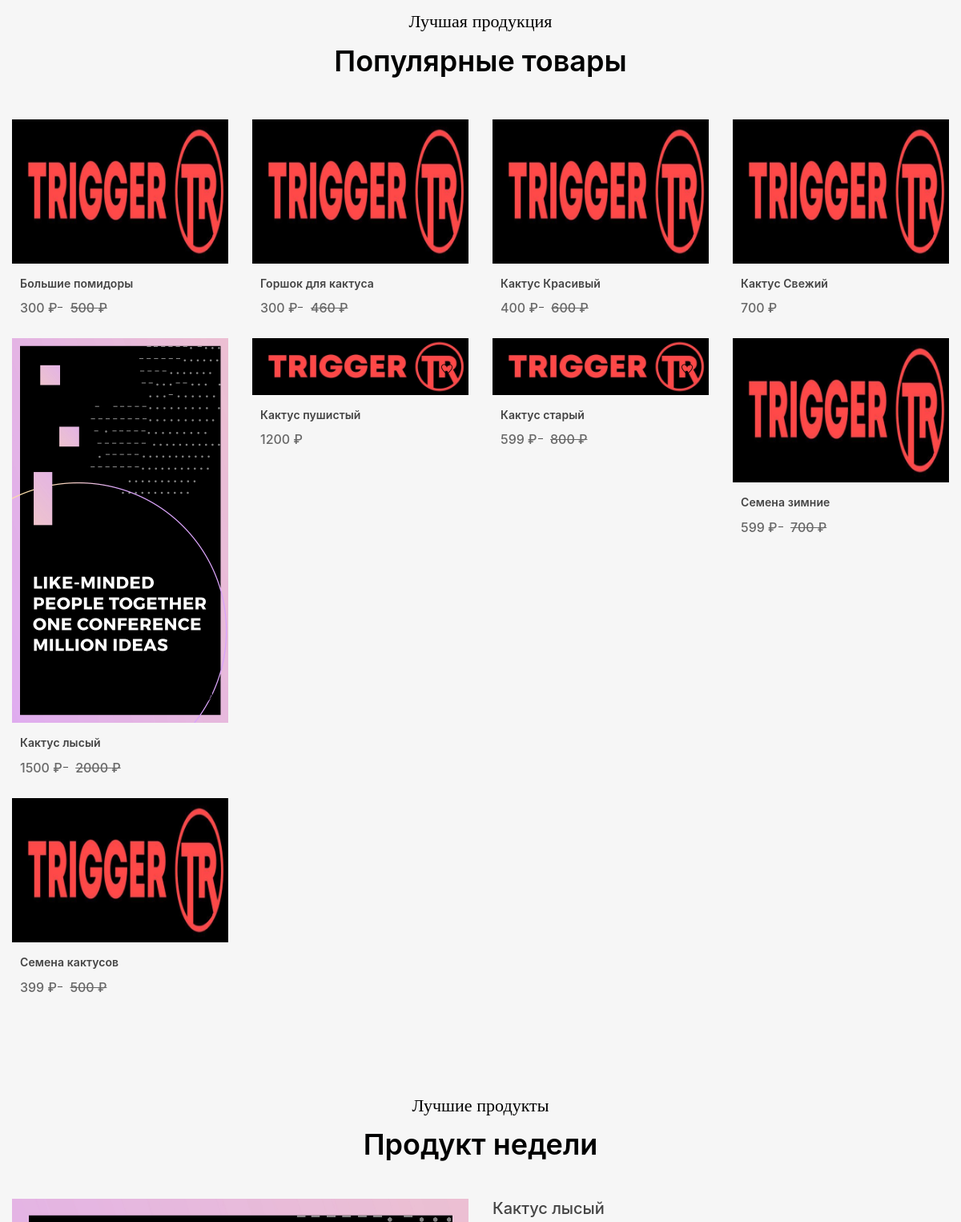
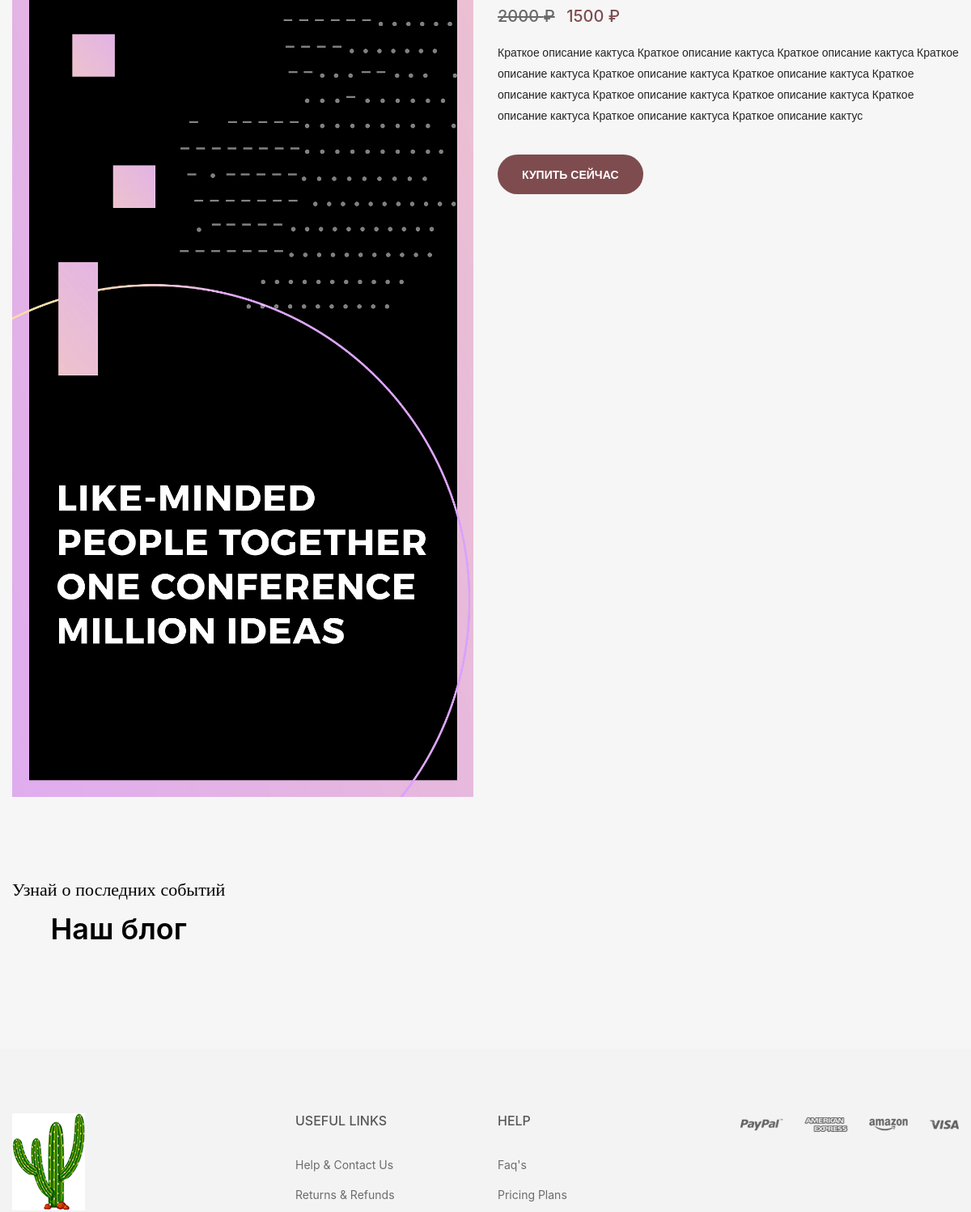
The app's page / (middle part), older data (2 pictures, top to bottom).
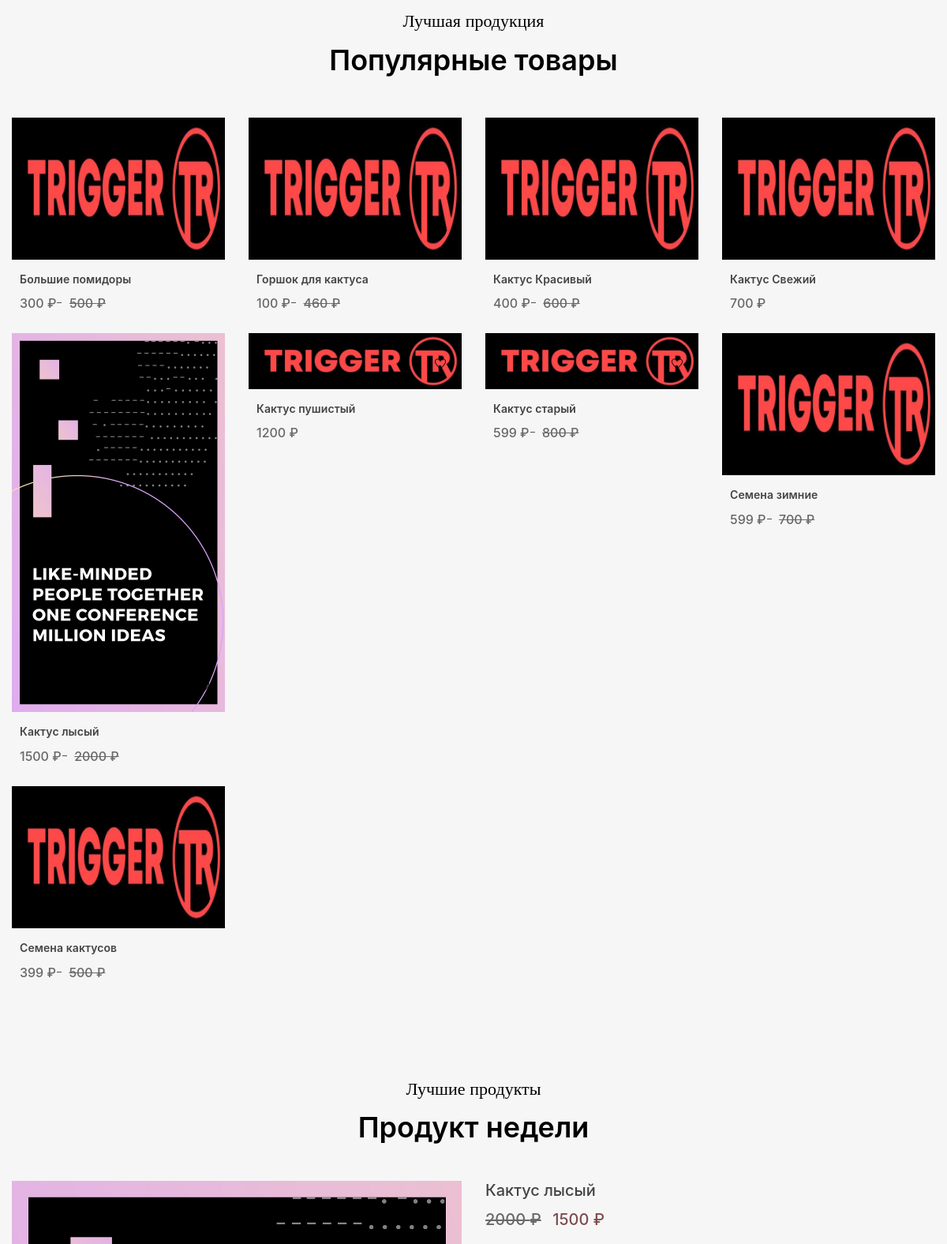
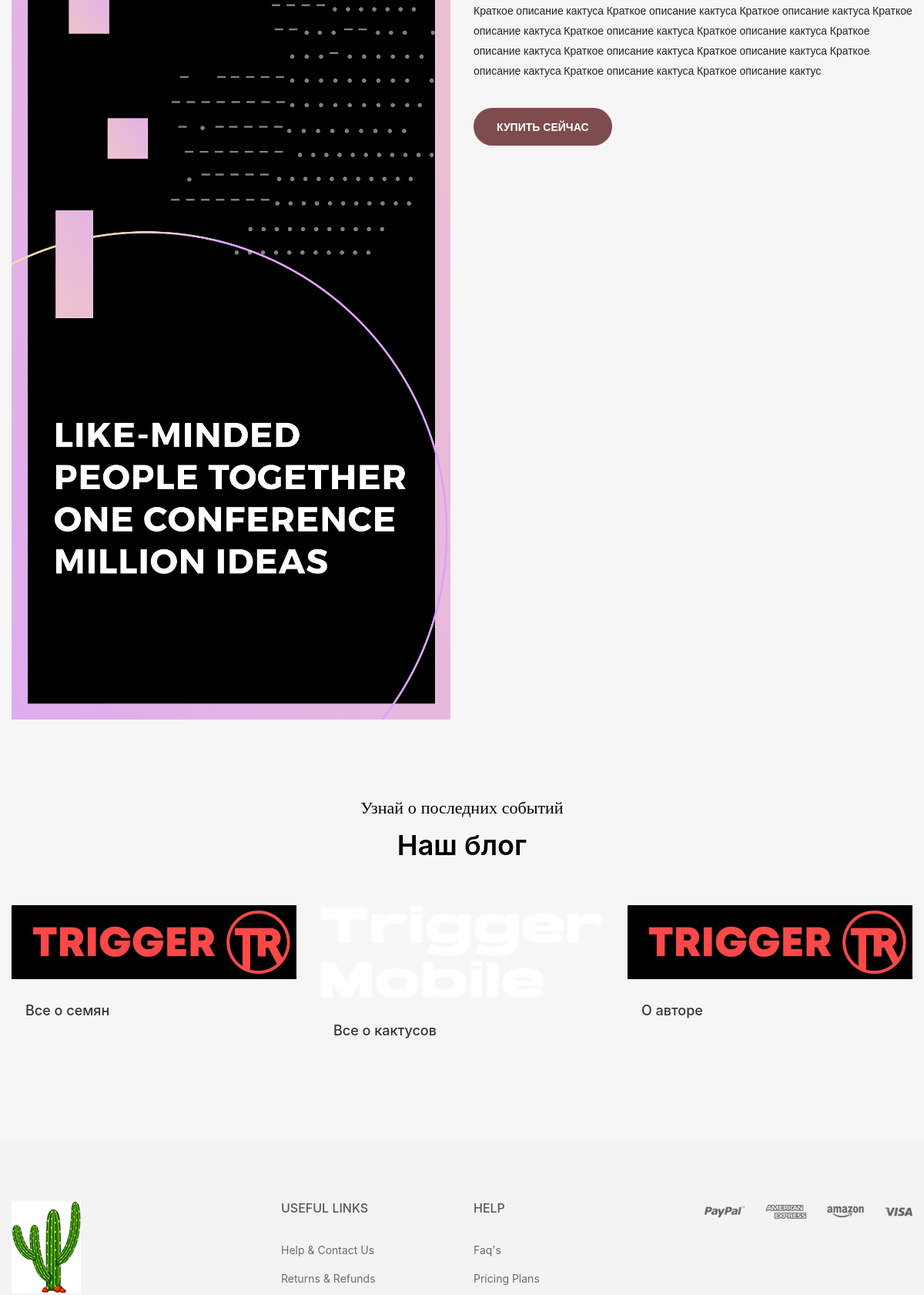
The same page, newer data (2 pictures, top to bottom).
### main/models.py (models this page shows, shortened)
class Product(models.Model):
    class Meta:
        verbose_name = 'Продукт'
        verbose_name_plural = 'Продукты'
    name = models.CharField(verbose_name='Наименование', max_length=155)
    categories = models.ForeignKey(Categories, verbose_name='Категория', on_delete=models.PROTECT)
    photo = models.ImageField(verbose_name='Фотография', upload_to='photo/products/%Y/%m/%d/')
    old_price = models.IntegerField(verbose_name='Старая цена', default=0)
    price = models.IntegerField(verbose_name='Актуальная цена')
    description = models.TextField(verbose_name='Краткое описание продукта(300 символов)', default=' ', max_length=300)
    full_text = models.TextField(verbose_name='Полное описание продукта', default=' ')
    count_product = models.IntegerField(verbose_name='Остаток продукции', )
    is_active = models.BooleanField(verbose_name='Опубликовано')
    popular = models.BooleanField(verbose_name='Отображение на главной странице(может быть кратное 4)', default=False)
    product_of_the_day = models.BooleanField(verbose_name='Товар дня(может быть только один)', default=False)

class CategoriesBlog(models.Model):
    class Meta:
        verbose_name = 'Категория влога'
        verbose_name_plural = 'Категории влогов'
    name = models.CharField(verbose_name='Наименование', max_length=155)
    image = models.ImageField(verbose_name='Фотография', upload_to='photo/CategoriesBlog/%Y/%m/%d/')

### main/views.py (the view)
# urls.py: path('', show_landing, name='landing'),
def show_landing(req):
    data = {
        'name_page': 'Главная',
        'categories': Categories.objects.order_by('name'),
        'products': Product.objects.order_by('name'),
        'blogs': CategoriesBlog.objects.all()
    }
    return render(req, 'main/landing.html', data)

### main/templates/main/landing.html (shortened to what the changed rows need)
{% load static %}
<!doctype html>
<html lang="en">
<head>
    <link rel="stylesheet" href='{% static "main/css/style.css" %}' type="text/css" />
    <link rel="stylesheet" href="{% static 'main/css/jquery-ui.css' %}">
    <link rel="stylesheet" href="{% static 'main/css/bootstrap.min.css' %}">
    <link rel="stylesheet" href="{% static 'main/css/meanmenu.min.css' %}">
    <link rel="stylesheet" href="{% static 'main/css/owl.carousel.min.css' %}">
    <link rel="stylesheet" href="{% static 'main/css/responsive.css' %}">
    <link rel="stylesheet" href="{% static 'main/css/simple-line-icons.css' %}">
    <link rel="stylesheet" href="{% static 'main/css/slick.css' %}">
    <link rel="stylesheet" href="{% static 'main/css/themify-icons.css' %}">
</head>
<body>
        <div class="product-area pt-95 pb-70 gray-bg">
            <div class="container">
                <div class="section-title text-center mb-55">
                    <h2>Популярные товары</h2>
                </div>
                <div class="row">
                    {% for product in products %}
                        {% if product.popular == True %}
                            <div class="col-xl-3 col-lg-4 col-md-6 col-sm-6">
                                <div class="product-wrapper mb-10">
                                    <div class="product-img">
                                        <a href="product-details.html">
                                            <img src="{{ product.photo.url }}" alt="">
                                        </a>
                                        <div class="product-action-wishlist">
                                            <a title="Wishlist" href="#">
                                                <i class="ti-heart"></i>
                                            </a>
                                        </div>
                                    </div>
                                    <div class="product-content">
                                        <h4><a href="product-details.html">{{ product.name }}</a></h4>
                                        <div class="product-price">
                                            {% if product.old_price != 0 %}
                                                <span class="new">{{ product.price }} ₽</span>
                                                <span class="old">{{ product.old_price }} ₽</span>
                                            {% else %}
                                                <span class="new">{{ product.price }} ₽</span>
                                            {% endif %}
                                        </div>
                                    </div>
                                </div>
                            </div>
                        {% endif %}
                    {% endfor %}
        <div class="deal-area bg-img pt-95 pb-100">
            <div class="container">
                <div class="section-title text-center mb-50">
                    <h2>Продукт недели</h2>
                </div>
                {% for product in products %}
                    {% if product.product_of_the_day == True %}
                        <div class="row">
                            <div class="col-lg-6 col-md-6">
                                <div class="deal-img wow fadeInLeft">
                                    <a href="{% url 'product' product.pk %}"><img src="{{ product.photo.url }}" alt=""></a>
                                </div>
                            </div>
                            <div class="col-lg-6 col-md-6">
                                <div class="deal-content">
                                    <h3><a href="#">{{ product.name }}</a></h3>
                                    <div class="deal-pro-price">
                                        <span class="deal-old-price">{{ product.old_price }} ₽</span>
                                        <span> {{ product.price }} ₽</span>
                                    </div>
                                    <p>{{ product.description }}</p>
                                    <div class="discount-btn mt-35">
                                        <a class="btn-style" href="{% url 'product' product.id %}">Купить сейчас</a>
                                    </div>
                                </div>
                            </div>
                        </div>
                    {% endif %}
                {% endfor %}
            </div>
        </div>
		<div class="blog-area pb-70">
		    <div class="container">
		        <div class="section-title text-center mb-60">
                    <h2>Наш блог</h2>
                </div>
                <div class="row">
                    {% for category in blogs %}
                        <div class="col-lg-4 col-md-6">
                            <div class="blog-wrapper mb-30 gray-bg">
                                <div class="blog-img hover-effect">
                                    <a href="{% url 'list_blog' category.id %}"><img alt="" src="{{ category.image.url }}"></a>
                                </div>
                                <div class="blog-content">
                                    <h4><a href="{% url 'list_blog' category.id %}">{{ category.name }}</a></h4>
                                </div>
                            </div>
                        </div>
                    {% endfor %}
                </div>
		    </div>
		</div>
</body>
</html>

Row changes from the older to the newer data that the page shows:
changed Product "Горшок для кактуса": price "300" → "100"
added CategoriesBlog: image (picture), name "Все о семян"
added CategoriesBlog: image (picture), name "Все о кактусов"
added CategoriesBlog: image (picture), name "О авторе"
